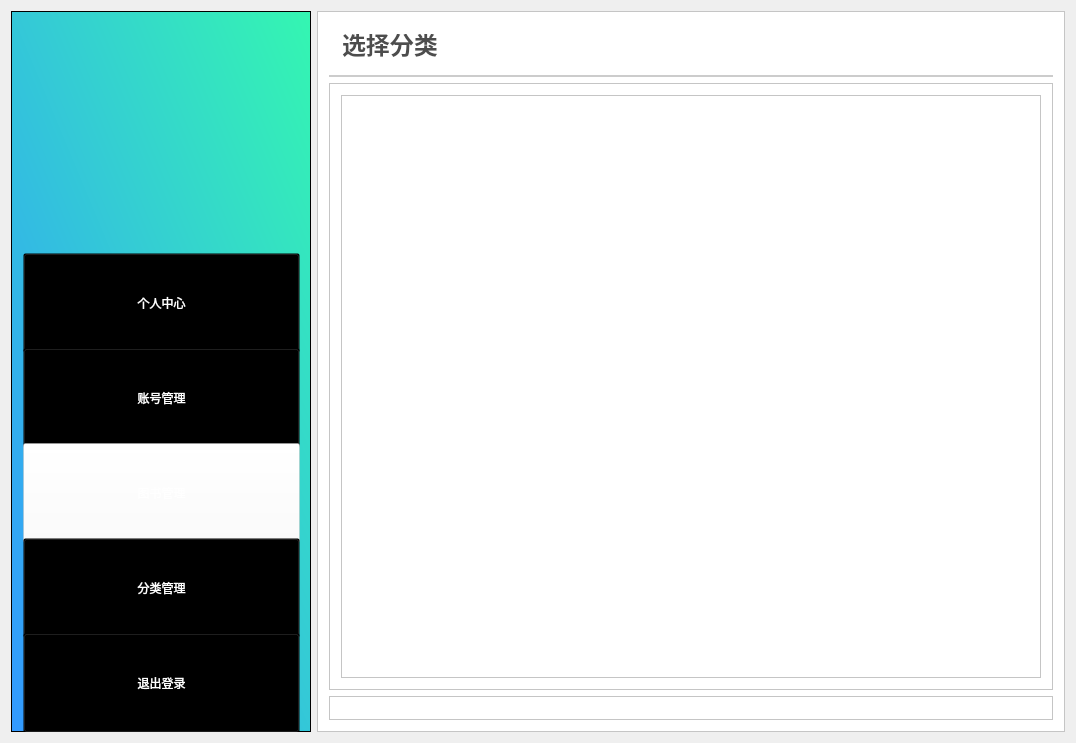
<?xml version="1.0" encoding="UTF-8"?>
<ui version="4.0">
 <class>admin_classifyshow</class>
 <widget class="QWidget" name="admin_classifyshow">
  <property name="geometry">
   <rect>
    <x>0</x>
    <y>0</y>
    <width>1076</width>
    <height>743</height>
   </rect>
  </property>
  <property name="windowTitle">
   <string>admin_classifyshow</string>
  </property>
  <layout class="QHBoxLayout" name="horizontalLayout">
   <item>
    <widget class="QFrame" name="frame">
     <property name="sizePolicy">
      <sizepolicy hsizetype="Fixed" vsizetype="Expanding">
       <horstretch>0</horstretch>
       <verstretch>0</verstretch>
      </sizepolicy>
     </property>
     <property name="minimumSize">
      <size>
       <width>300</width>
       <height>700</height>
      </size>
     </property>
     <property name="styleSheet">
      <string notr="true">
background-color: qlineargradient(spread:pad, x1:0, y1:1, x2:1, y2:0, stop:0 rgba(51, 153, 255,1), stop:1 rgba(52, 246, 177,1));</string>
     </property>
     <property name="frameShape">
      <enum>QFrame::StyledPanel</enum>
     </property>
     <property name="frameShadow">
      <enum>QFrame::Raised</enum>
     </property>
     <widget class="QFrame" name="frame_8">
      <property name="geometry">
       <rect>
        <x>0</x>
        <y>230</y>
        <width>301</width>
        <height>491</height>
       </rect>
      </property>
      <property name="styleSheet">
       <string notr="true">background:transparent;</string>
      </property>
      <property name="frameShape">
       <enum>QFrame::StyledPanel</enum>
      </property>
      <property name="frameShadow">
       <enum>QFrame::Raised</enum>
      </property>
      <layout class="QVBoxLayout" name="verticalLayout_6">
       <item>
        <layout class="QVBoxLayout" name="verticalLayout">
         <property name="spacing">
          <number>7</number>
         </property>
         <property name="sizeConstraint">
          <enum>QLayout::SetDefaultConstraint</enum>
         </property>
         <item>
          <widget class="QPushButton" name="btnPersonal">
           <property name="minimumSize">
            <size>
             <width>0</width>
             <height>100</height>
            </size>
           </property>
           <property name="styleSheet">
            <string notr="true">font: 12pt &quot;微软雅黑&quot;;
color:white;
background:transparent;
cursor:pointer;</string>
           </property>
           <property name="text">
            <string>个人中心</string>
           </property>
          </widget>
         </item>
         <item>
          <widget class="QPushButton" name="btnSearchuser">
           <property name="minimumSize">
            <size>
             <width>0</width>
             <height>100</height>
            </size>
           </property>
           <property name="styleSheet">
            <string notr="true">font: 12pt &quot;微软雅黑&quot;;
color:white;
background:transparent;
cursor:pointer;</string>
           </property>
           <property name="text">
            <string>账号管理</string>
           </property>
          </widget>
         </item>
         <item>
          <widget class="QPushButton" name="btnSearchbook">
           <property name="minimumSize">
            <size>
             <width>0</width>
             <height>100</height>
            </size>
           </property>
           <property name="styleSheet">
            <string notr="true">font: 12pt &quot;微软雅黑&quot;;
color:white;
background:transparent;
cursor:pointer;
background-color:rgba(255,255,255,0.4);</string>
           </property>
           <property name="text">
            <string>图书管理</string>
           </property>
          </widget>
         </item>
         <item>
          <widget class="QPushButton" name="btnClassify">
           <property name="minimumSize">
            <size>
             <width>0</width>
             <height>100</height>
            </size>
           </property>
           <property name="styleSheet">
            <string notr="true">font: 12pt &quot;微软雅黑&quot;;
color:white;
background:transparent;
cursor:pointer;
</string>
           </property>
           <property name="text">
            <string>分类管理</string>
           </property>
          </widget>
         </item>
         <item>
          <widget class="QPushButton" name="btnLogout">
           <property name="minimumSize">
            <size>
             <width>0</width>
             <height>100</height>
            </size>
           </property>
           <property name="styleSheet">
            <string notr="true">font: 12pt &quot;微软雅黑&quot;;
color:white;
background:transparent;
cursor:pointer;
</string>
           </property>
           <property name="text">
            <string>退出登录</string>
           </property>
          </widget>
         </item>
        </layout>
       </item>
      </layout>
     </widget>
     <widget class="QFrame" name="frame_2">
      <property name="geometry">
       <rect>
        <x>60</x>
        <y>30</y>
        <width>171</width>
        <height>176</height>
       </rect>
      </property>
      <property name="minimumSize">
       <size>
        <width>0</width>
        <height>0</height>
       </size>
      </property>
      <property name="baseSize">
       <size>
        <width>0</width>
        <height>100</height>
       </size>
      </property>
      <property name="styleSheet">
       <string notr="true">image: url(:/Library/images/logo2.png);
background:transparent;</string>
      </property>
      <property name="frameShape">
       <enum>QFrame::StyledPanel</enum>
      </property>
      <property name="frameShadow">
       <enum>QFrame::Raised</enum>
      </property>
     </widget>
    </widget>
   </item>
   <item>
    <widget class="QFrame" name="frame_3">
     <property name="styleSheet">
      <string notr="true">background:white;</string>
     </property>
     <property name="frameShape">
      <enum>QFrame::StyledPanel</enum>
     </property>
     <property name="frameShadow">
      <enum>QFrame::Raised</enum>
     </property>
     <layout class="QVBoxLayout" name="verticalLayout_2">
      <item>
       <widget class="QFrame" name="frame_4">
        <property name="sizePolicy">
         <sizepolicy hsizetype="Preferred" vsizetype="Fixed">
          <horstretch>0</horstretch>
          <verstretch>200</verstretch>
         </sizepolicy>
        </property>
        <property name="styleSheet">
         <string notr="true">border:2px solid #cccccc;
border-top:0px;
border-left:0px;
border-right:0px;</string>
        </property>
        <property name="frameShape">
         <enum>QFrame::StyledPanel</enum>
        </property>
        <property name="frameShadow">
         <enum>QFrame::Raised</enum>
        </property>
        <layout class="QHBoxLayout" name="horizontalLayout_3">
         <item>
          <widget class="QLineEdit" name="etClassify">
           <property name="styleSheet">
            <string notr="true">color:#4D4D4D;
border:none;
font-size:24px;
font-weight:500;
font-family:&quot;微软雅黑&quot;;
text-align:left;</string>
           </property>
           <property name="text">
            <string>选择分类</string>
           </property>
           <property name="readOnly">
            <bool>true</bool>
           </property>
          </widget>
         </item>
        </layout>
       </widget>
      </item>
      <item>
       <widget class="QFrame" name="frame_6">
        <property name="frameShape">
         <enum>QFrame::StyledPanel</enum>
        </property>
        <property name="frameShadow">
         <enum>QFrame::Raised</enum>
        </property>
        <layout class="QHBoxLayout" name="horizontalLayout_4">
         <item>
          <widget class="QTableWidget" name="tableWidget"/>
         </item>
        </layout>
       </widget>
      </item>
      <item>
       <widget class="QFrame" name="frame_5">
        <property name="sizePolicy">
         <sizepolicy hsizetype="Preferred" vsizetype="Fixed">
          <horstretch>0</horstretch>
          <verstretch>0</verstretch>
         </sizepolicy>
        </property>
        <property name="frameShape">
         <enum>QFrame::StyledPanel</enum>
        </property>
        <property name="frameShadow">
         <enum>QFrame::Raised</enum>
        </property>
        <layout class="QHBoxLayout" name="horizontalLayout_2"/>
       </widget>
      </item>
     </layout>
    </widget>
   </item>
  </layout>
 </widget>
 <layoutdefault spacing="6" margin="11"/>
 <resources>
  <include location="library.qrc"/>
 </resources>
 <connections/>
</ui>
